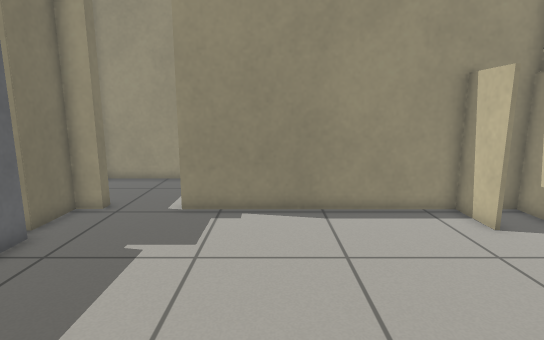
view 1 (above)

16 first-person views from a walk through a Gazebo world. The camera is 0.94 m above the floor, tilts 10° down and sees 80° across. The floor is counted in squares, 0.25 m on a side. Each view is taken from the middle of a square. On the plan, view 1 faces up. The plan holds only what a view shows up to about 20 squares ahead; the rest is blank. The place goes on beyond the plan.

view 2
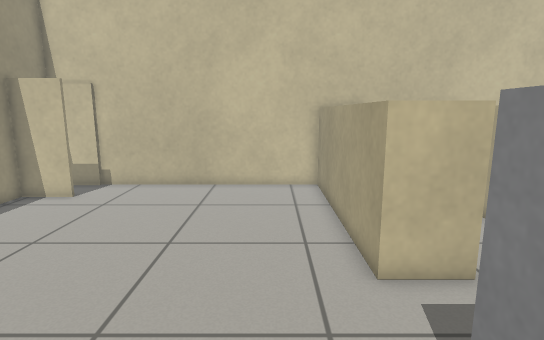

view 3
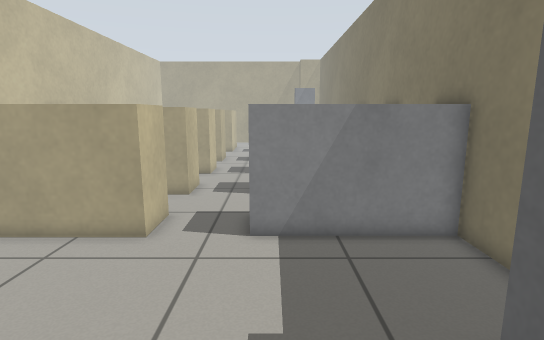

view 4
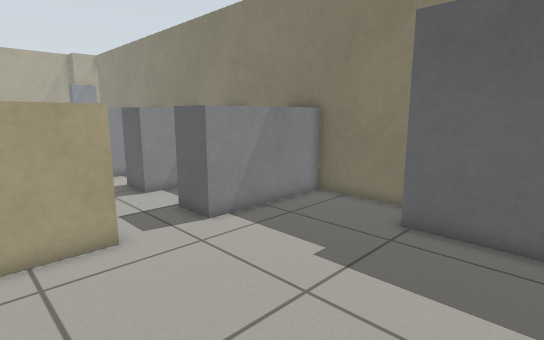

view 5
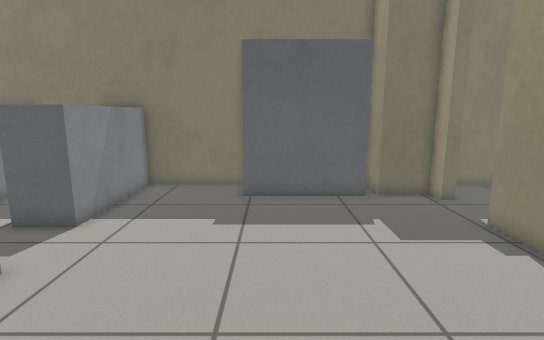

view 6
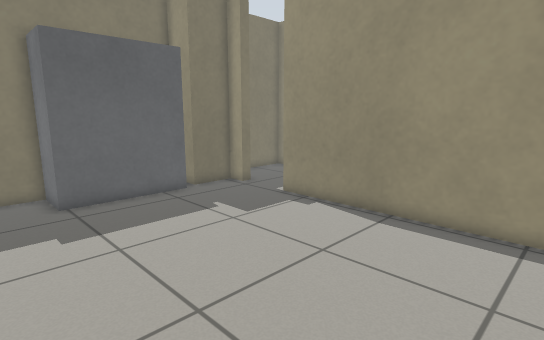

view 7
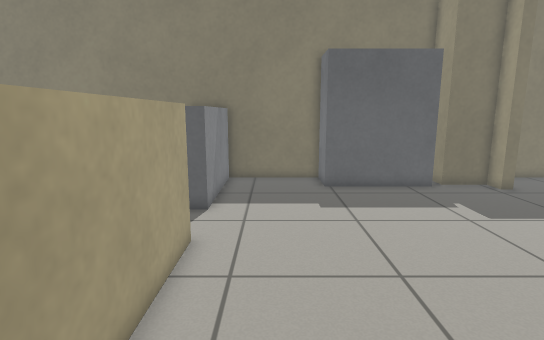

view 8
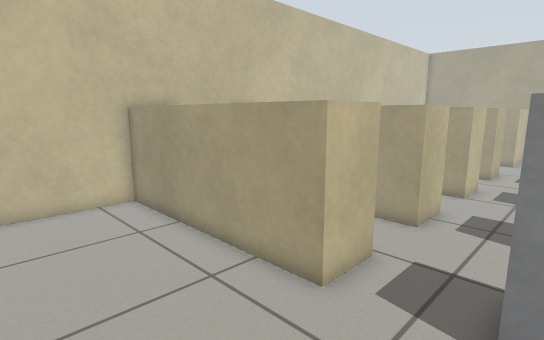

view 9
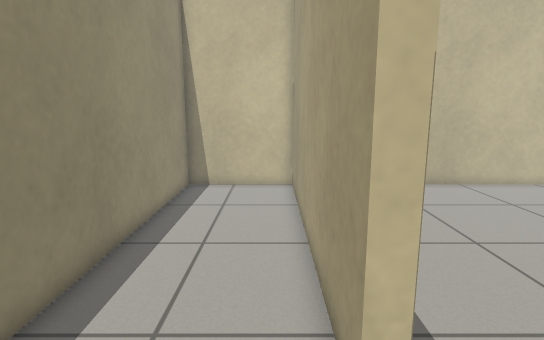

view 10
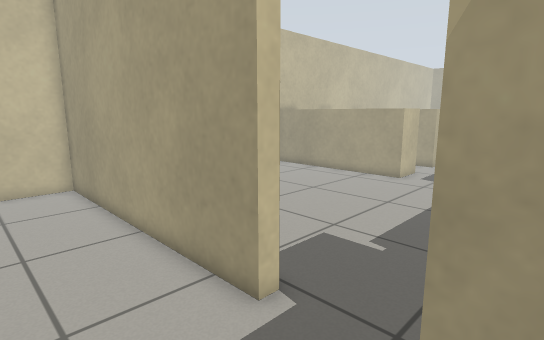

view 11
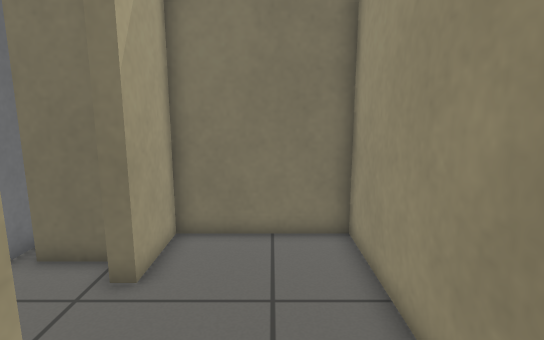

view 12
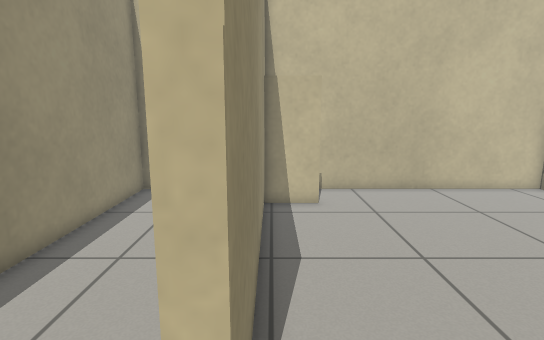

view 13
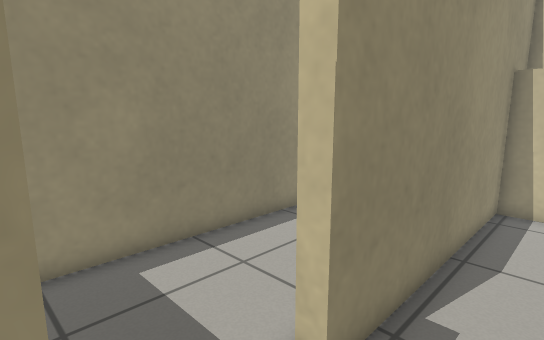

view 14
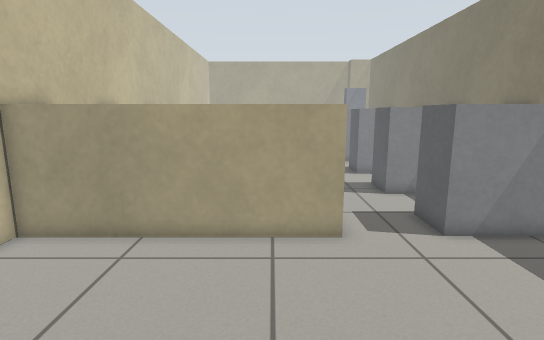

view 15
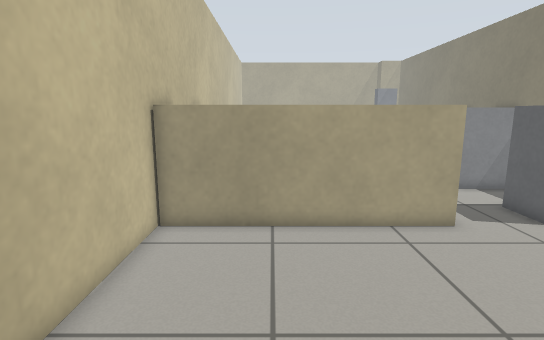

view 16
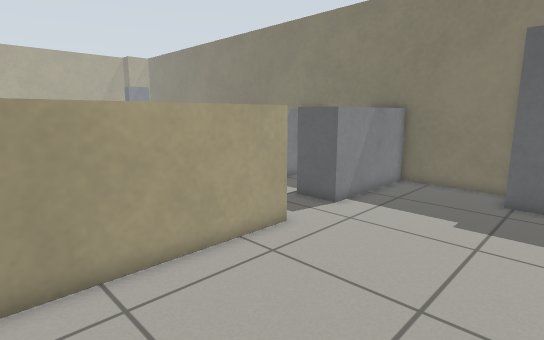

### Floor plan
Key: @ floor where view 1 was taken; # wall or solid block; . floor; = window, fence, low wall or low ledge; B grey box.
Columns run from 10 left of view 1 to 10 right of it. Each row starts with its distance up from view 1.
 18 #####################
 17 #...................#
 16 #...................#
 15 #...................#
 14 #...................#
 13 ####...##############
 12   ##...##############
 11   #..............#..#
 10 ###.................#
  9 #BBB................#
  8 #  B................#
  7 #  B................#
  6 #  B................#
  5 #  B................#
  4 #BBB................#
  3 #...................#
  2 #...................#
  1 #...................#
  0 #.........@.........#
 -1 #.........==========#
 -2 #BBBBBBB..###########
 -3 #      B..#         #
 -4 #     B...=         #
 -5 #    .......        #
 -6 #   ........        #
 -7 #  BBBBB..=#        #
 -8 #      B..##        #
 -9 #      B..=         #
-10 #     .....         #
-11 #     .....         #
-12 #     BB..==        #

Where each view was taken, in squares from view 1:
view 1: 0 up, 0 right, facing up
view 2: 1 up, 7 left, facing right
view 3: 8 up, 4 left, facing down
view 4: 8 up, 3 right, facing down-left
view 5: 5 up, 7 right, facing left
view 6: 1 up, 7 right, facing up-left
view 7: 1 up, 9 right, facing left
view 8: 4 up, 4 left, facing down-right
view 9: 14 up, 7 left, facing right
view 10: 17 up, 8 left, facing down-right
view 11: 16 up, 0 right, facing left
view 12: 12 up, 6 left, facing right
view 13: 10 up, 7 left, facing up-right
view 14: 8 up, 2 right, facing down
view 15: 9 up, 6 right, facing down
view 16: 6 up, 8 right, facing down-left
